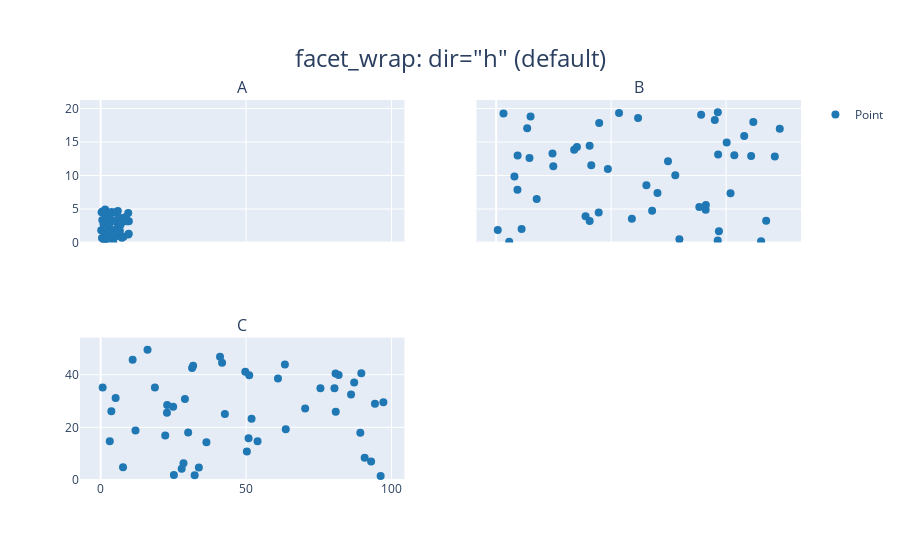

Here is the notebook cell this chart was saved with:
### Code cell
# Cell 3 - facet_wrap: default (dir='h')
(ggplot(df, aes(x='x', y='y')) +
 geom_point() +
 facet_wrap('group', ncol=2) +
 labs(title='facet_wrap: dir="h" (default)'))

### Figure 1 — Plotly figure (JSON) as saved in the notebook; plotly's stock layout.template omitted (floating-point values rounded to 4 significant figures)
{"data": [{"legendgroup": "Point", "marker": {"color": "#1f77b4", "size": 8, "symbol": "circle"}, "mode": "markers", "name": "Point", "opacity": 1, "showlegend": true, "type": "scatter", "x": [3.745, 9.507, 7.32, 5.987, 1.56, 1.56, 0.5808, 8.662, 6.011, 7.081, 0.2058, 9.699, 8.324, 2.123, 1.818, 1.834, 3.042, 5.248, 4.319, 2.912, 6.119, 1.395, 2.921, 3.664, 4.561, 7.852, 1.997, 5.142, 5.924, 0.4645, 6.075, 1.705, 0.6505, 9.489, 9.656, 8.084, 3.046, 0.9767, 6.842, 4.402, 1.22, 4.952, 0.3439, 9.093, 2.588, 6.625, 3.117, 5.201, 5.467, 1.849], "xaxis": "x", "y": [4.541, 1.198, 0.7245, 2.447, 4.928, 1.21, 3.361, 3.808, 1.188, 3.641, 1.839, 3.162, 3.168, 2.679, 0.4514, 4.177, 1.604, 0.9326, 0.2039, 2.954, 3.388, 0.08294, 2.56, 1.132, 3.226, 0.8718, 3.455, 1.934, 4.684, 0.6876, 1.705, 0.5674, 4.623, 4.387, 1.29, 3.3, 4.086, 2.776, 2.648, 1.209, 0.4655, 4.486, 4.502, 3.166, 1.695, 1.746, 3.63, 4.486, 4.435, 3.899], "yaxis": "y"}, {"legendgroup": "Point", "marker": {"color": "#1f77b4", "size": 8, "symbol": "circle"}, "mode": "markers", "name": "Point", "opacity": 1, "showlegend": false, "type": "scatter", "x": [48.48, 38.76, 46.97, 44.74, 29.89, 46.09, 4.425, 9.799, 2.261, 16.27, 19.43, 13.57, 41.44, 17.84, 14.05, 27.13, 7.046, 40.11, 3.728, 49.34, 38.61, 9.936, 0.2761, 40.77, 35.34, 36.45, 38.56, 3.702, 17.92, 5.793, 43.16, 31.16, 16.54, 3.178, 15.55, 16.26, 36.48, 31.88, 44.36, 23.61, 5.98, 35.66, 38.04, 28.06, 38.55, 24.69, 26.14, 21.38, 1.271, 5.395], "xaxis": "x2", "y": [12.84, 1.683, 3.233, 17.97, 12.13, 0.1839, 2.029, 13.27, 0.1012, 3.216, 10.97, 13.84, 13.04, 4.485, 14.24, 4.745, 6.508, 14.93, 12.99, 16.98, 13.15, 11.37, 1.873, 7.354, 5.304, 4.88, 19.46, 7.862, 17.84, 12.62, 15.9, 10.05, 11.54, 9.85, 3.905, 14.45, 5.615, 0.4863, 12.91, 3.542, 18.81, 19.08, 18.3, 7.403, 0.3091, 18.57, 8.564, 19.33, 19.27, 17.06], "yaxis": "y2"}, {"legendgroup": "Point", "marker": {"color": "#1f77b4", "size": 8, "symbol": "circle"}, "mode": "markers", "name": "Point", "opacity": 1, "showlegend": false, "type": "scatter", "x": [3.143, 63.64, 31.44, 50.86, 90.76, 24.93, 41.04, 75.56, 22.88, 7.698, 28.98, 16.12, 92.97, 80.81, 63.34, 87.15, 80.37, 18.66, 89.26, 53.93, 80.74, 89.61, 31.8, 11.01, 22.79, 42.71, 81.8, 86.07, 0.6952, 51.07, 41.74, 22.21, 11.99, 33.76, 94.29, 32.32, 51.88, 70.3, 36.36, 97.18, 96.24, 25.18, 49.72, 30.09, 28.48, 3.689, 60.96, 50.27, 5.148, 27.86], "xaxis": "x3", "y": [14.72, 19.25, 42.56, 15.85, 8.475, 27.84, 46.81, 34.8, 28.5, 4.859, 30.75, 49.5, 7.004, 25.92, 43.87, 37.04, 34.85, 35.12, 17.97, 14.68, 40.47, 40.51, 43.35, 45.66, 25.57, 25.08, 39.91, 32.5, 35.1, 39.79, 44.5, 16.9, 18.78, 4.699, 28.91, 1.797, 23.28, 27.13, 14.33, 29.54, 1.525, 1.867, 41.13, 18.01, 6.353, 26.11, 38.5, 10.79, 31.14, 4.267], "yaxis": "y3"}], "layout": {"annotations": [{"font": {"size": 16}, "showarrow": false, "text": "A", "x": 0.225, "xanchor": "center", "xref": "paper", "y": 1, "yanchor": "bottom", "yref": "paper"}, {"font": {"size": 16}, "showarrow": false, "text": "B", "x": 0.775, "xanchor": "center", "xref": "paper", "y": 1, "yanchor": "bottom", "yref": "paper"}, {"font": {"size": 16}, "showarrow": false, "text": "C", "x": 0.225, "xanchor": "center", "xref": "paper", "y": 0.375, "yanchor": "bottom", "yref": "paper"}], "legend": {"x": 1.02, "xanchor": "left", "y": 1, "yanchor": "top"}, "showlegend": true, "title": {"font": {"size": 24}, "text": "facet_wrap: dir=\"h\" (default)", "x": 0.5, "xanchor": "center", "yanchor": "top"}, "xaxis": {"anchor": "y", "domain": [0, 0.45], "matches": "x3", "showticklabels": false}, "xaxis2": {"anchor": "y2", "domain": [0.55, 1], "matches": "x4", "showticklabels": false}, "xaxis3": {"anchor": "y3", "domain": [0, 0.45]}, "xaxis4": {"anchor": "y4", "domain": [0.55, 1]}, "yaxis": {"anchor": "x", "domain": [0.625, 1], "rangemode": "tozero"}, "yaxis2": {"anchor": "x2", "domain": [0.625, 1], "matches": "y", "rangemode": "tozero", "showticklabels": false}, "yaxis3": {"anchor": "x3", "domain": [0, 0.375], "rangemode": "tozero"}, "yaxis4": {"anchor": "x4", "domain": [0, 0.375], "matches": "y3", "rangemode": "tozero", "showticklabels": false}}}
